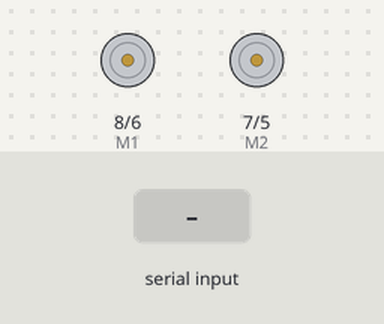
A sketch run on a simulated Arduino Uno, built with avr-gcc and run on an emulated ATmega328P. On the bench: direction and speed pins drawn as motors (green arrow = direction pin HIGH = forward, orange = LOW = backward, longer = more drive). The inputs (shaded band) are chosen by the test bench. What the sketch prints to the serial monitor is not drawn.

Above: at 1.2 s.
1.3 s: "90,45,200\n" received over Serial
2.8 s: "30,150,10\n" received over Serial
Timing chart, 0 to 5.8 s (numbered marks = the images above; inputs shaded):
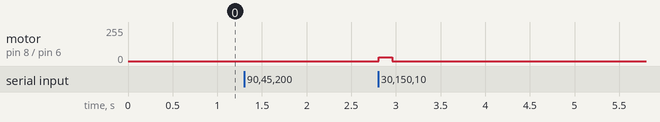

Measured:
- after the input at 1.3 s, every drawn part: stays the same
- after the input at 2.8 s, motor on pin 8 (M1) / pin 6 (E1): stopped → forward 30/255 at once, → stopped 0.15 s later

The sketch:

Movement_Testing_Interface.ino
```cpp
int E1 = 6; //M1 Speed Control
int E2 = 5; //M2 Speed Control
int M1 = 8; //M1 Direction Control
int M2 = 7; //M2 Direction Control
void setup(void)
{
  int i;
  for (i = 5; i <= 8; i++)
    pinMode(i, OUTPUT);
  Serial.begin(9600);
}
void loop(void)
{
  int rightspeed = 0;    /*Setting all variables to zero for when the program loop*/
  int leftspeed = 0;
  int rightdirection = 0;
  int leftdirection = 0;
  int delay_time = 0;

  Serial.println("Enter Right Motor Direction (0 for forward or 1 for reverse):\n");  /*Asking user for input in Serial Monitor*/
  while (Serial.available() == 0){}      /*Wait for user input*/
  rightdirection = Serial.parseInt();    /*Read user input value*/
  Serial.println(rightdirection);
    while (Serial.available() > 0) {     /*Reset value in serial monitor*/
    Serial.read();
  }

  Serial.println("Enter Left Motor Direction (0 for forward or 1 for reverse):\n");
  while (Serial.available() == 0){}
  leftdirection = Serial.parseInt();
  Serial.println(leftdirection);
  while (Serial.available() > 0) {
    Serial.read();
  }

  Serial.println("Enter Right Motor Speed (0 to 255):\n");
  while (Serial.available() == 0){}
  rightspeed = Serial.parseInt();
  Serial.println(rightspeed);
  while (Serial.available() > 0) {
    Serial.read();
  }

  Serial.println("Enter Left Motor Speed (0 to 255):\n");
  while (Serial.available() == 0){}
  leftspeed = Serial.parseInt();
  Serial.println(leftspeed);
  while (Serial.available() > 0) {
    Serial.read();
  }

  Serial.println("Enter the time the robot should move for (ms):\n");
  while (Serial.available() == 0){}
  delay_time = Serial.parseInt();
  Serial.println(delay_time);
  while (Serial.available() > 0) {
    Serial.read();
  }

  analogWrite (E1, leftspeed);        /*Deploy user inputs to robot to make it move*/
  digitalWrite(M1, leftdirection);
  analogWrite (E2, rightspeed);
  digitalWrite(M2, rightdirection);
  delay(delay_time);

  analogWrite (E1, 0);            /*Stop the robot*/
  digitalWrite(M1, 0);
  analogWrite (E2, 0);
  digitalWrite(M2, 0);
  delay(500);
}
```
